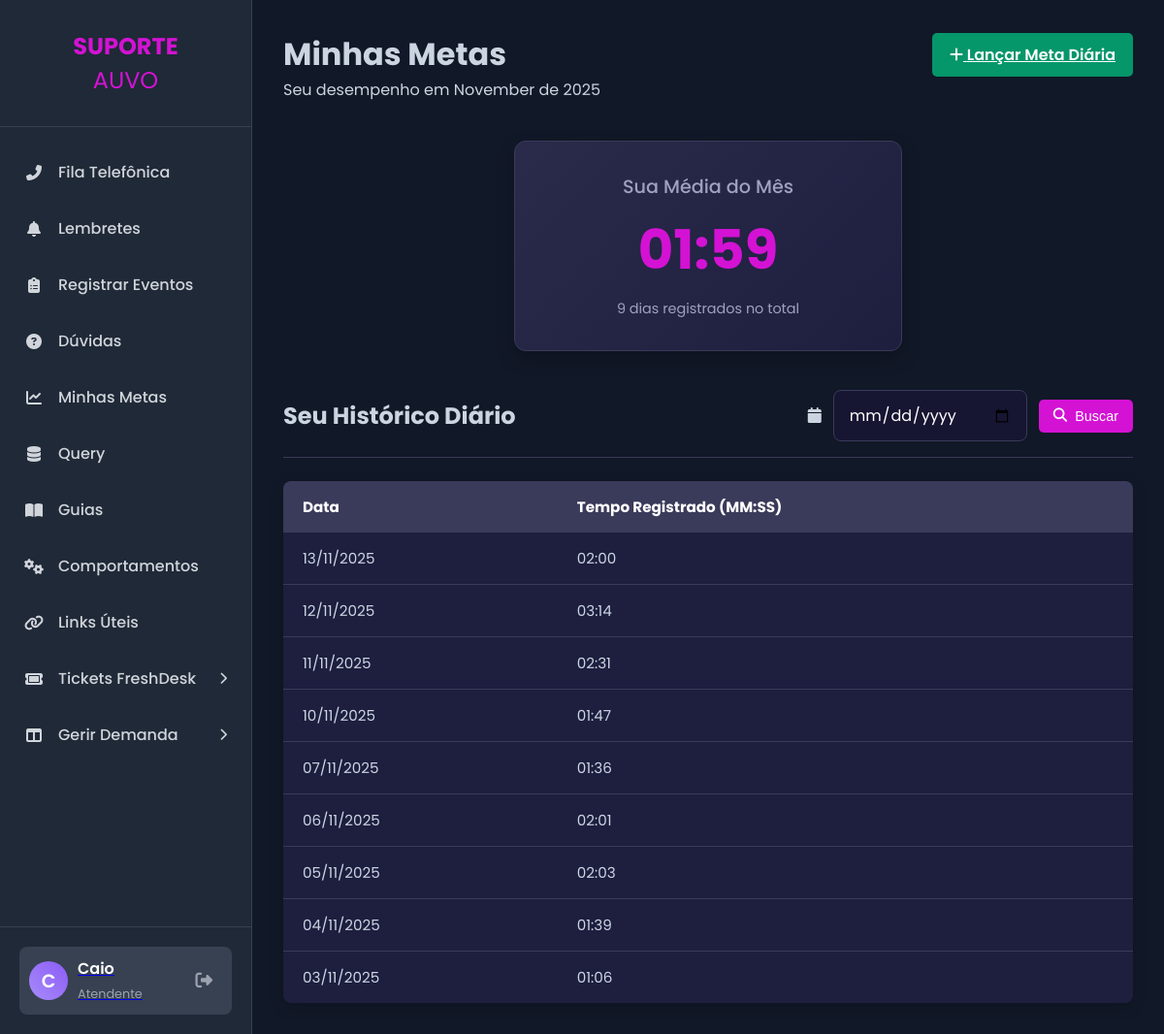
The app's page /minhas-metas (signed in) with its own data.
### app.py (models this page shows, shortened)
class User(db.Model, UserMixin):
    id = db.Column(db.Integer, primary_key=True)
    name = db.Column(db.String(150), nullable=False)
    username = db.Column(db.String(80), unique=True, nullable=False)
    email = db.Column(db.String(120), unique=True, nullable=False)
    password_hash = db.Column(db.String(128), nullable=False)
    discord_id = db.Column(db.String(50), nullable=True, unique=True)
    is_admin = db.Column(db.Boolean, nullable=False, default=False)
    manager_id = db.Column(db.Integer, db.ForeignKey('user.id'), nullable=True) # <<< ADICIONADO AQUI
    lunch_start = db.Column(db.Time, nullable=True)
    lunch_end = db.Column(db.Time, nullable=True)
    ramal = db.Column(db.String(10), nullable=True)

class ServiceTime(db.Model):
    id = db.Column(db.Integer, primary_key=True)
    time_in_seconds = db.Column(db.Integer, nullable=False)
    date_recorded = db.Column(db.DateTime, default=datetime.utcnow)
    user_id = db.Column(db.Integer, db.ForeignKey('user.id'), nullable=False)
    user = db.relationship('User', backref='service_times')

### app.py (the view)
@app.route('/minhas-metas', methods=['GET'])
@login_required
def minhas_metas():
    now = datetime.utcnow()
    search_date_str = request.args.get('search_date')
    query = ServiceTime.query.filter(ServiceTime.user_id == current_user.id, extract('year', ServiceTime.date_recorded) == now.year, extract('month', ServiceTime.date_recorded) == now.month)
    if search_date_str:
        try:
            selected_date = datetime.strptime(search_date_str, '%Y-%m-%d')
            query = query.filter(db.func.date(ServiceTime.date_recorded) == selected_date.date())
        except ValueError:
            flash("Formato de data inválido.", "warning")
    my_records = query.order_by(ServiceTime.date_recorded.desc()).all()
    all_my_monthly_records = ServiceTime.query.filter(ServiceTime.user_id == current_user.id, extract('year', ServiceTime.date_recorded) == now.year, extract('month', ServiceTime.date_recorded) == now.month).all()
    my_average_time = calculate_average_time(all_my_monthly_records)
    return render_template('minhas_metas.html', title="Minhas Metas", my_average_time=my_average_time, my_records=my_records, all_my_monthly_records_count=len(all_my_monthly_records), search_date=search_date_str, now=now)

### app.py (called while the page is built)
def calculate_average_time(records):
    if not records: return "00:00"
    total_seconds = sum(r.time_in_seconds for r in records)
    avg_seconds = total_seconds / len(records)
    avg_minutes = int(avg_seconds // 60)
    avg_remaining_seconds = int(avg_seconds % 60)
    return f"{avg_minutes:02d}:{avg_remaining_seconds:02d}"

@app.context_processor
def inject_now():
    return {'now': datetime.utcnow()}

@login_manager.user_loader
def load_user(user_id):
    return User.query.get(int(user_id))

### templates/minhas_metas.html (shortened to what this page needs)
{% extends "base.html" %}
{% block content %}
<div class="page-container">
    <div class="page-header">
        <h1>{{ title }}</h1>
        <a href="{{ url_for('lancar_tempo') }}" class="action-btn resolve-btn">
            <i class="fa-solid fa-plus"></i> Lançar Meta Diária
        </a>
    </div>
    <p>Seu desempenho em {{ now.strftime('%B de %Y') }}</p>
    <div class="report-section">
        <div class="my-average-card">
            <h2>Sua Média do Mês</h2>
            <p class="average-time">{{ my_average_time }}</p>
            <p class="record-count">{{ all_my_monthly_records_count }} dias registrados no total</p>
        </div>
    </div>
    <div class="log-time-section">
        <div class="history-header">
            <h2>Seu Histórico Diário</h2>
            <form method="GET" action="{{ url_for('minhas_metas') }}" class="filter-form">
                <div class="filter-group date-filter-group">
                    <label for="search_date_input"><i class="fa-solid fa-calendar"></i></label>
                    <input type="date" name="search_date" id="search_date_input" class="form-control" value="{{ search_date or '' }}">
                </div>
                <div class="filter-group">
                    <button type="submit" class="btn-search"><i class="fa-solid fa-search"></i> Buscar</button>
                </div>
            </form>
        </div>
        {% if my_records %}
            <table class="styled-table">
                <thead>
                    <tr>
                        <th>Data</th>
                        <th>Tempo Registrado (MM:SS)</th>
                    </tr>
                </thead>
                <tbody>
                    {% for record in my_records %}
                    <tr>
                        <td>{{ record.date_recorded.strftime('%d/%m/%Y') }}</td>
                        <td>{{ '%02d:%02d' % (record.time_in_seconds // 60, record.time_in_seconds % 60) }}</td>
                    </tr>
                    {% endfor %}
                </tbody>
            </table>
        {% else %}
            <p>Nenhum tempo registrado para a data selecionada.</p>
        {% endif %}
    </div>
</div>
{% endblock %}

### templates/base.html (shortened to what this page needs)
<!DOCTYPE html>
<html lang="pt-br">
<head>
    <link rel="stylesheet" href="{{ url_for('static', filename='css/style.css') }}">
    <link rel="stylesheet" href="https://cdnjs.cloudflare.com/ajax/libs/font-awesome/6.2.0/css/all.min.css">
    {% block head_extra %}{% endblock %} </head>
<body>
    <div class="main-container">
        <nav class="sidebar">
            <div class="sidebar-header">
                <h1 style="color: #d412d4ff">SUPORTE</h1><span style="color: #d412d4ff; font-size: 1.5em;">AUVO</span>
            </div>
            <ul class="menu">
                <li class="menu-item">
                    <a href="{{ url_for('fila_telefonica') }}">
                        <i class="fa-solid fa-phone-alt menu-icon"></i>
                        <span>Fila Telefônica</span>
                    </a>
                </li>
                <li class="menu-item">
                    <a href="{{ url_for('list_reminders') }}">
                        <i class="fa-solid fa-bell menu-icon"></i>
                        <span>Lembretes</span>
                    </a>
                </li>
                <li class="menu-item">
                   <a href="{{ url_for('listar_eventos') }}">
                       <i class="fa-solid fa-clipboard-list menu-icon"></i>
                       <span>Registrar Eventos</span>
                   </a>
               </li>
                <li class="menu-item">
                   <a href="{{ url_for('listar_duvidas') }}">
                       <i class="fa-solid fa-question-circle menu-icon"></i>
                       <span>Dúvidas</span>
                   </a>
               </li>
              <li class="menu-item">
                    <a href="{{ url_for('minhas_metas') }}">
                        <i class="fa-solid fa-chart-line menu-icon"></i>
                        <span>Minhas Metas</span>
                    </a>
                </li>
                <li class="menu-item">
                       <a class="nav-link" href="{{ url_for('list_queries') }}">
                            <i class="fa-solid fa-database menu-icon"></i>
                            <span>Query</span>
                       </a>
                </li>
               <li class="menu-item">
                   <a href="{{ url_for('listar_guias') }}">
                       <i class="fa-solid fa-book-open menu-icon"></i>
                       <span>Guias</span>
                   </a>
               </li>
               <li class="menu-item">
                   <a href="{{ url_for('listar_comportamentos') }}">
                       <i class="fa-solid fa-cogs menu-icon"></i>
                       <span>Comportamentos</span>
                   </a>
               </li>
               <li class="menu-item">
                   <a href="{{ url_for('links_uteis') }}">
                       <i class="fa-solid fa-link menu-icon"></i>
                       <span>Links Úteis</span>
                   </a>
               </li>
                <li class="menu-item has-submenu" id="tickets-menu">
                    <a href="#">
                        <i class="fa-solid fa-ticket menu-icon"></i>
                        <span>Tickets FreshDesk</span>
                    </a>
                </li>
             <li class="menu-item has-submenu" id="demanda-menu">
                    <a href="#">
                        <i class="fa-solid fa-table-columns menu-icon"></i>
                        <span>Gerir Demanda </span>
                    </a>
                </li>
            </ul>
           <div class="sidebar-footer">
                {% if current_user.is_authenticated %}
                <div class="user-profile">
                    <div class="user-avatar">
                         {% if current_user.avatar_filename %}
                            <img src="{{ url_for('static', filename='uploads/avatars/' + current_user.avatar_filename) }}" alt="Avatar">
                        {% else %}
                            {{ current_user.name[0] }}
                        {% endif %}
                    </div>
                    <a href="{{ url_for('profile') }}" class="user-profile-link" title="Editar Perfil">
                        <div class="user-info">
                            <span class="user-name">{{ current_user.name }}</span>
                            <span class="user-role">Atendente</span>
                        </div>
                    </a>
                    <a href="{{ url_for('logout') }}" class="logout-icon" title="Sair">
                        <i class="fa-solid fa-right-from-bracket"></i>
                    </a>
                </div>
                {% endif %}
            </div>
        </nav>
        <main class="content">
            {% block content %}{% endblock %}
        </main>
    </div>
</body>
</html>

### records on screen
User: name "C", name "Caio"
ServiceTime: date_recorded "13/11/2025", time_in_seconds "02:00"
ServiceTime: date_recorded "12/11/2025", time_in_seconds "03:14"
ServiceTime: date_recorded "11/11/2025", time_in_seconds "02:31"
ServiceTime: date_recorded "10/11/2025", time_in_seconds "01:47"
ServiceTime: date_recorded "07/11/2025", time_in_seconds "01:36"
ServiceTime: date_recorded "06/11/2025", time_in_seconds "02:01"
ServiceTime: date_recorded "05/11/2025", time_in_seconds "02:03"
ServiceTime: date_recorded "04/11/2025", time_in_seconds "01:39"
ServiceTime: date_recorded "03/11/2025", time_in_seconds "01:06"

### other values on screen
{{ title }} "Minhas Metas"
{{ my_average_time }} "01:59"
{{ all_my_monthly_records_count }} "9"
